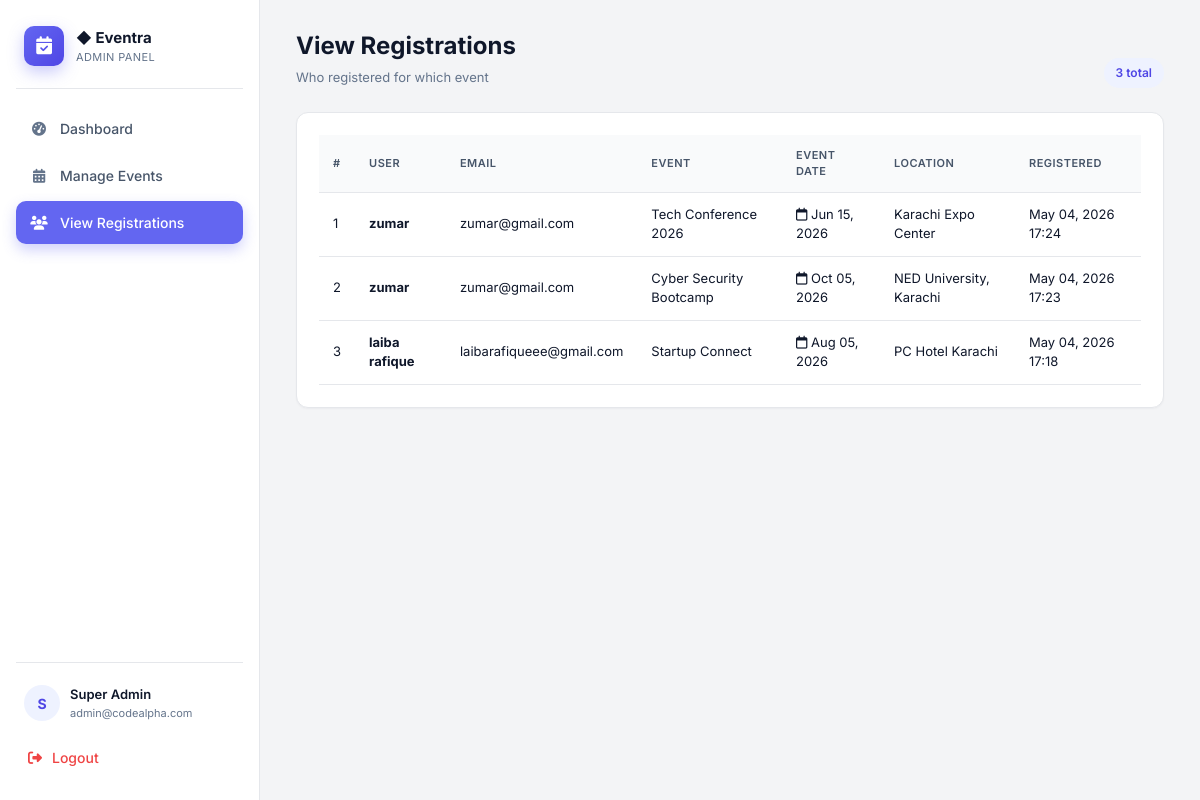
Screenshot of /admin/admin_registrations.php (signed in) with the database file from the repository.
### tables this page shows
CREATE TABLE `registrations` (
  `id` int(11) NOT NULL,
  `user_id` int(11) DEFAULT NULL,
  `event_id` int(11) DEFAULT NULL,
  `reg_date` timestamp NOT NULL DEFAULT current_timestamp()
);

CREATE TABLE `users` (
  `id` int(11) NOT NULL,
  `name` varchar(100) NOT NULL,
  `email` varchar(100) NOT NULL,
  `password` varchar(255) NOT NULL
);

CREATE TABLE `events` (
  `id` int(11) NOT NULL,
  `title` varchar(255) NOT NULL,
  `description` text DEFAULT NULL,
  `event_date` date DEFAULT NULL,
  `location` varchar(255) DEFAULT NULL,
  `image_url` varchar(255) DEFAULT NULL
);

### admin/config.php (called while the page is built, shortened)
<?php
function e($str) {
    return htmlspecialchars($str ?? '', ENT_QUOTES, 'UTF-8');
}

### admin/admin_registrations.php (the view, shortened to what this page needs)
<?php
require_once 'config.php';
$rows = $pdo->query("
    SELECT r.id, u.name AS user_name, u.email AS user_email,
           e.title AS event_title, e.event_date, e.location,
           r.reg_date
    FROM registrations r
    JOIN users u  ON r.user_id  = u.id
    JOIN events e ON r.event_id = e.id
    ORDER BY r.reg_date DESC
")->fetchAll();
?>
<!DOCTYPE html>
<html lang="en">
<head>
<link rel="stylesheet" href="https://cdnjs.cloudflare.com/ajax/libs/font-awesome/6.5.1/css/all.min.css">
<link rel="stylesheet" href="assets/admin.css?v=2">
</head>
<body class="admin-body">
<?php include 'sidebar.php'; ?>
<main class="content">
  <header class="topbar">
    <div>
      <h1>View Registrations</h1>
      <p class="muted">Who registered for which event</p>
    </div>
    <div class="badge"><?= count($rows) ?> total</div>
  </header>
  <section class="card">
    <?php if (!$rows): ?>
      <p class="empty">No registrations yet.</p>
    <?php else: ?>
      <table class="data-table">
        <thead>
          <tr>
            <th>#</th><th>User</th><th>Email</th><th>Event</th><th>Event Date</th><th>Location</th><th>Registered</th>
          </tr>
        </thead>
        <tbody>
          <?php foreach ($rows as $i => $r): ?>
            <tr>
              <td><?= $i + 1 ?></td>
              <td><strong><?= e($r['user_name']) ?></strong></td>
              <td><?= e($r['user_email']) ?></td>
              <td><?= e($r['event_title']) ?></td>
              <td><i class="fa-regular fa-calendar"></i> <?= e(date('M d, Y', strtotime($r['event_date']))) ?></td>
              <td><?= e($r['location']) ?></td>
              <td><?= e(date('M d, Y H:i', strtotime($r['reg_date']))) ?></td>
            </tr>
          <?php endforeach; ?>
        </tbody>
      </table>
    <?php endif; ?>
  </section>
</main>
</body>
</html>

### admin/assets/admin.css (style rules this page uses)
:root { --bg: #F3F4F6; --surface: #FFFFFF; --border: #E5E7EB; --text: #0F172A; --muted: #64748B; --indigo: #6366F1; --indigo-600: #4F46E5; --indigo-50: #EEF2FF; --slate: #475569; --emerald: #10B981; --amber: #F59E0B; --red: #EF4444; --shadow-sm: 0 1px 2px rgba(15,23,42,0.04); --shadow: 0 4px 14px rgba(15,23,42,0.06); --radius: 12px; }
* { box-sizing: border-box; }
html, body { margin: 0; padding: 0; }
body { font-family: 'Inter', -apple-system, BlinkMacSystemFont, sans-serif; background: var(--bg); color: var(--text); font-size: 14px; line-height: 1.5; -webkit-font-smoothing: antialiased; min-height: 100vh; overflow-x: hidden; }
.admin-body { display: block; }
.content { margin-left: 260px; padding: 28px 36px 60px; min-height: 100vh; }
.topbar { display: flex; justify-content: space-between; align-items: flex-end; margin-bottom: 24px; }
.topbar h1 { margin: 0; font-size: 24px; font-weight: 700; }
.muted { color: var(--muted); margin: 4px 0 0; font-size: 13px; }
.badge { background: var(--indigo-50); color: var(--indigo-600); padding: 6px 12px; border-radius: 20px; font-weight: 600; font-size: 12px; }
.card { background: var(--surface); border: 1px solid var(--border); border-radius: var(--radius); padding: 22px; box-shadow: var(--shadow-sm); margin-bottom: 22px; }
.data-table { width: 100%; border-collapse: collapse; font-size: 13px; }
.data-table th, .data-table td { padding: 12px 14px; text-align: left; border-bottom: 1px solid var(--border); }
.data-table th { font-weight: 600; color: var(--slate); font-size: 11px; text-transform: uppercase; letter-spacing: 0.5px; background: #F9FAFB; }

### rows the page displays
registrations: user.name "zumar", user.email "zumar@gmail.com", event.title "Tech Conference 2026", event.event_date "Jun 15, 2026", event.location "Karachi Expo Center", reg_date "May 04, 2026 17:24"
registrations: user.name "zumar", user.email "zumar@gmail.com", event.title "Cyber Security Bootcamp", event.event_date "Oct 05, 2026", event.location "NED University, Karachi", reg_date "May 04, 2026 17:23"
registrations: user.name "laiba rafique", user.email "laibarafiqueee@gmail.com", event.title "Startup Connect", event.event_date "Aug 05, 2026", event.location "PC Hotel Karachi", reg_date "May 04, 2026 17:18"

### other values shown
substr($_SESSION['admin_name'] ?? 'A', 0, 1) "S"
$_SESSION['admin_name'] "Super Admin"
$_SESSION['admin_email'] "admin@codealpha.com"
count($rows) "3"
